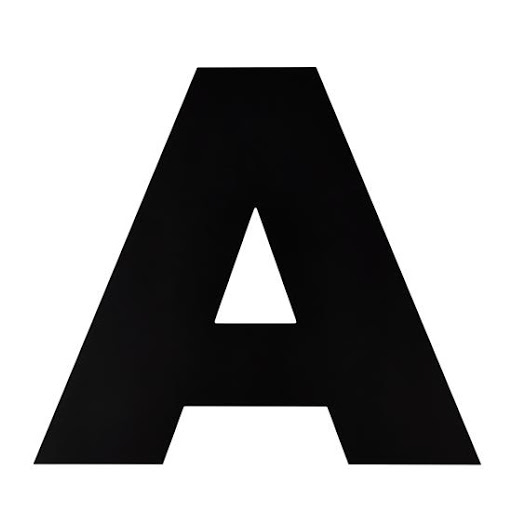
#> input picture lab 6 Hopfield Implementation/train_pic/letter.jpg, 512 x 512 px; its folder holds only this picture in this run
$ python hopfiled2020.py   (older library calls are emulated)
#> lines starting #> are read from the running program, lines starting #| are printed output that depends on the picture; after the words box and inside, x2 and y2 are one past the last pixel; in counts of white or black regions, pixels touching at a corner belong together
import numpy as np
import random
from PIL import Image
import os
import re
import matplotlib.pyplot as plt
from IPython.core.interactiveshell import InteractiveShell
InteractiveShell.ast_node_interactivity = "all"
def readImg2array(file,size, threshold= 145):
    #file is jpg or jpeg pictures
    #size is a 1*2 vector,eg (40,40)
#> called with file = 'train_pic/letter.jpg', size = (80, 80), threshold = 60
    pilIN = Image.open(file).convert(mode="L")
    pilIN= pilIN.resize(size)
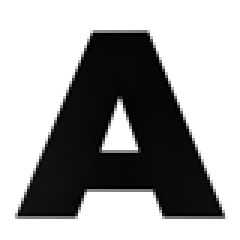
#> pilIN: PIL image 80x80 L (shown 3 times larger); min 0, max 255, mean 162.9
    #pilIN.thumbnail(size,Image.ANTIALIAS)
    imgArray = np.asarray(pilIN,dtype=np.uint8)
    x = np.zeros(imgArray.shape,dtype=np.float)
    x[imgArray > threshold] = 1
    x[x==0] = -1
    return x
def array2img(data, outFile = None):

    #data is 1 or -1 matrix
    y = np.zeros(data.shape,dtype=np.uint8)
    y[data==1] = 255
    y[data==-1] = 0
    img = Image.fromarray(y,mode="L")
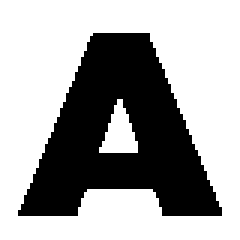
#> img: PIL image 80x80 L (shown 3 times larger); 64.2% white; 1 black region, box (x1, y1, x2, y2) and area: (6, 11, 74, 72) 2293
    if outFile is not None:
        img.save(outFile)
    return img

def mat2vec(x):
    #x is a matrix
    m = x.shape[0]*x.shape[1]
    tmp1 = np.zeros(m)

    c = 0
    for i in range(x.shape[0]):
        for j in range(x.shape[1]):
            tmp1[c] = x[i,j]
            c +=1
    return tmp1

#use Hebbian rule create weight matrix
def create_W_single_pattern(x):
    # x is a vector
    if len(x.shape) != 1:
        print ("The input is not vector")
        return
    else:
        w = np.zeros([len(x),len(x)])
        for i in range(len(x)):
            for j in range(i,len(x)):
                if i == j:
                    w[i,j] = 0
                else:
                    w[i,j] = x[i]*x[j]
                    w[j,i] = w[i,j]
    return w

def energy(weight,x,bias=0):
#weight: m*m weight matrix
#x: 1*m data vector
#bias: outer field
    energy = -x.dot(weight).dot(x.T)+sum(bias*x)
    # E is a scalar
    return energy

# randomly update
def update_asynch(weight, vector, theta=0.5, times=100):
    energy_ = []
    times_ = []
    energy_.append(energy(weight, vector))
    times_.append(0)
    for i in range(times):
        length = len(vector)
        update_num = random.randint(0, length - 1)
        next_time_value = np.dot(weight[update_num][:], vector) - theta
        if next_time_value >= 0:
            vector[update_num] = 1
        if next_time_value < 0:
            vector[update_num] = -1
        times_.append(i)
        energy_.append(energy(weight, vector))

    return (vector, times_, energy_)


#main
#import training picture
size_global =(80,80)
threshold_global = 60

train_paths = []
train_path = "train_pic/"
for i in os.listdir(train_path):
    if re.match(r'[0-9 a-z A-Z-_]*.jp[e]*g',i):
        train_paths.append(train_path+i)
flag = 0
for path in train_paths:
    matrix_train = readImg2array(path,size = size_global,threshold=threshold_global)
    vector_train = mat2vec(matrix_train)
    plt.imshow(array2img(matrix_train))
#> (this line was passed over: IPython is not available in this run)
    plt.title("train picture"+str(flag+1))
#> (this line was passed over: IPython is not available in this run)
    plt.show()
    if flag == 0:
        w_ = create_W_single_pattern(vector_train)
        flag = flag +1
    else:
        w_ = w_ +create_W_single_pattern(vector_train)
        flag = flag +1

w_ = w_/flag
print("weight matrix is prepared!!!!!")


## import test data
test_paths = []
test_path = "test_pic/"
#> (the run stopped early here; a loop or call above may not have finished)
